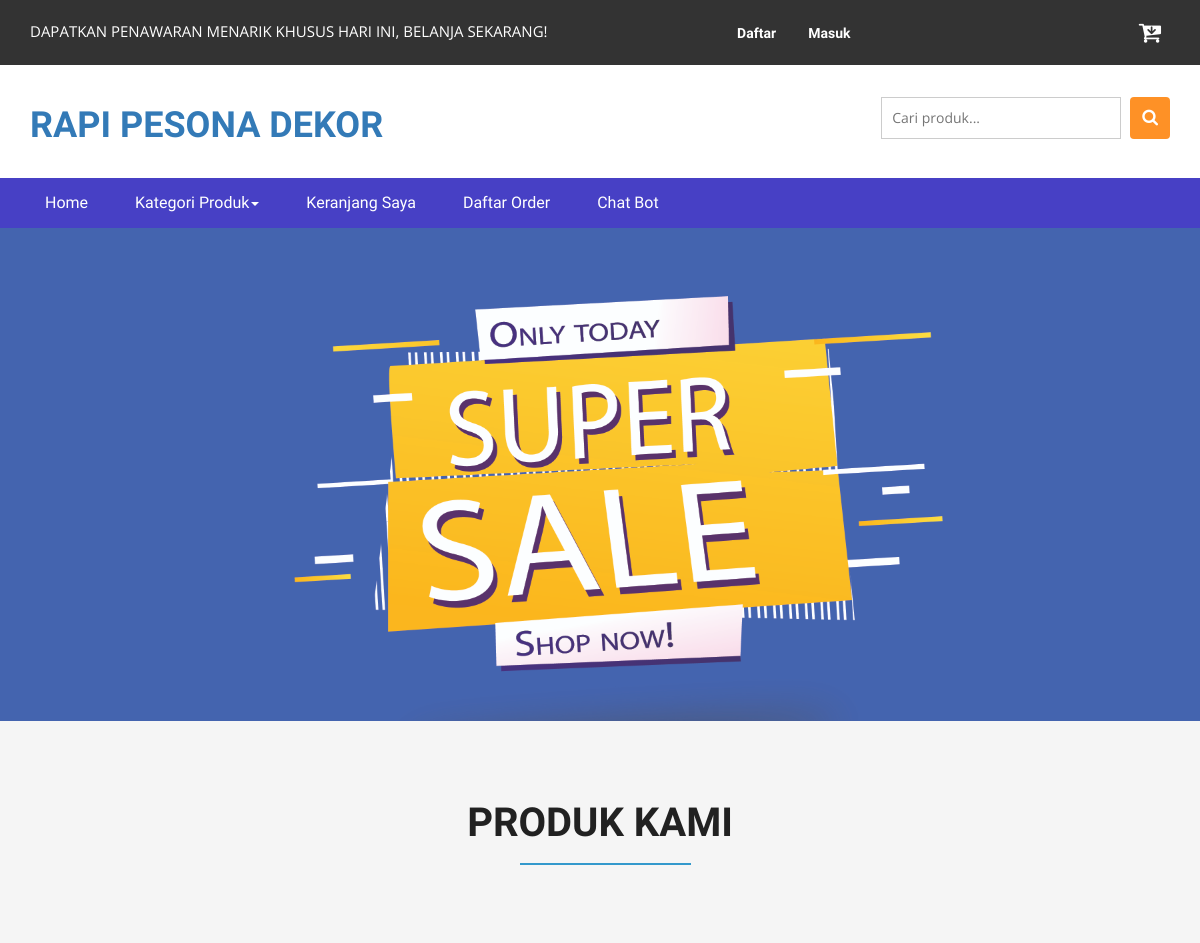
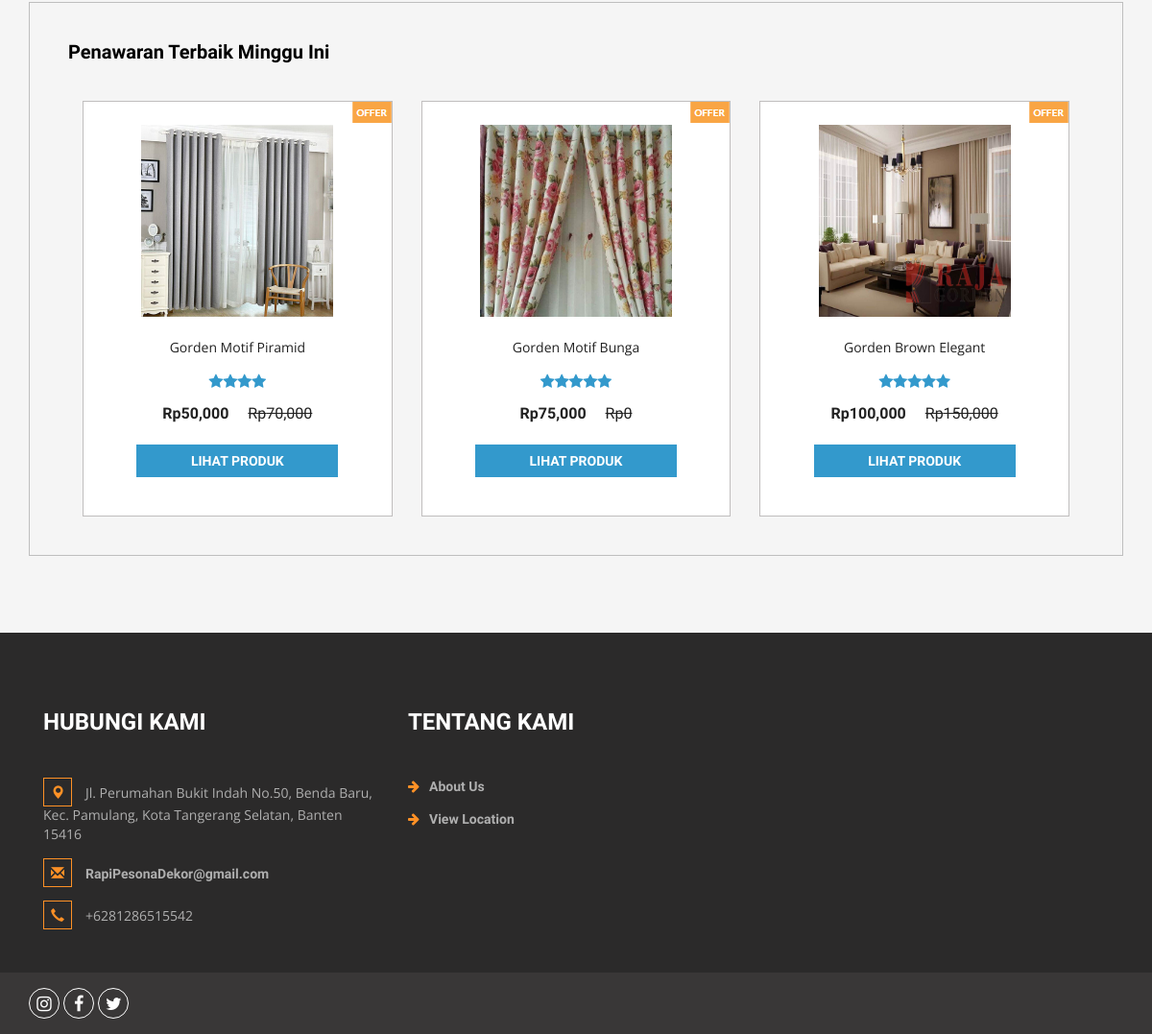
The page / on the database its author committed (2 pictures, top to bottom).
### tables this page shows
CREATE TABLE `produk` (
  `idproduk` int(11) NOT NULL,
  `idkategori` int(11) NOT NULL,
  `namaproduk` varchar(30) NOT NULL,
  `gambar` varchar(100) NOT NULL,
  `deskripsi` varchar(200) NOT NULL,
  `rate` int(11) NOT NULL,
  `hargabefore` int(11) NOT NULL,
  `hargaafter` int(11) NOT NULL,
  `tgldibuat` timestamp NOT NULL DEFAULT current_timestamp()
);

### index.php (the view, shortened to what this page needs)
<?php
include 'dbconnect.php';
?>
<!DOCTYPE html>
<html>
<head>
	<link href="css/bootstrap.css" rel="stylesheet" type="text/css" media="all" />
	<link href="css/style.css" rel="stylesheet" type="text/css" media="all" />
	<link href="css/font-awesome.css" rel="stylesheet">
</head>
<body>
	<div class="agileits_header">
		<div class="container">
			<div class="w3l_offers">
				<p>DAPATKAN PENAWARAN MENARIK KHUSUS HARI INI, BELANJA SEKARANG!</p>
			</div>
			<div class="agile-login">
				<ul>
					<?php
					if (!isset($_SESSION['log'])) {
						echo '
					<li><a href="registered.php"> Daftar</a></li>
					<li><a href="login.php">Masuk</a></li>
					';
					}
					?>
				</ul>
			</div>
			<div class="product_list_header">
				<a href="cart.php"><button class="w3view-cart" type="submit" name="submit" value=""><i class="fa fa-cart-arrow-down" aria-hidden="true"></i></button>
				</a>
			</div>
			<div class="clearfix"> </div>
		</div>
	</div>
	<div class="logo_products">
		<div class="container">
			<div class="w3ls_logo_products_left1">
				<ul class="phone_email">
					<h1><a href="index.php">RAPI PESONA DEKOR</a></h1>
				</ul>
			</div>
			<div class="w3l_search">
				<form action="search.php" method="post">
					<input type="search" name="Search" placeholder="Cari produk...">
					<button type="submit" class="btn btn-default search" aria-label="Left Align">
						<i class="fa fa-search" aria-hidden="true"> </i>
					</button>
				</form>
			</div>
			<div class="clearfix"> </div>
		</div>
	</div>
	<div class="navigation-agileits">
		<div class="container">
			<nav class="navbar navbar-default">
				<div class="collapse navbar-collapse" id="bs-megadropdown-tabs">
					<ul class="nav navbar-nav">
						<li class="active"><a href="index.php" class="act">Home</a></li>
						<li class="dropdown">
							<a href="#" class="dropdown-toggle" data-toggle="dropdown">Kategori Produk<b class="caret"></b></a>
						</li>
						<li><a href="cart.php">Keranjang Saya</a></li>
						<li><a href="daftarorder.php">Daftar Order</a></li>
						<li><a href="chatbot.php">Chat Bot</a></li>
					</ul>
				</div>
			</nav>
		</div>
	</div>
	<ul id="demo1">
		<li>
			<img src="images/slider.jpg" alt="" />
		</li>
	</ul>
	<div class="top-brands">
		<div class="container">
			<h2>Produk Kami</h2>
			<div class="grid_3 grid_5">
				<div class="bs-example bs-example-tabs" role="tabpanel" data-example-id="togglable-tabs">
					<div id="myTabContent" class="tab-content">
						<div role="tabpanel" class="tab-pane fade in active" id="expeditions" aria-labelledby="expeditions-tab">
							<div class="agile-tp">
								<h5>Penawaran Terbaik Minggu Ini
								</h5>
							</div>
							<div class="agile_top_brands_grids">
								<?php
								$brgs = mysqli_query($conn, "SELECT * from produk order by idproduk ASC");
								while ($p = mysqli_fetch_array($brgs)) {
								?>
									<div class="col-md-4 top_brand_left">
										<div class="hover14 column">
											<div class="agile_top_brand_left_grid">
												<div class="agile_top_brand_left_grid_pos">
													<img src="images/offer.png" alt=" " class="img-responsive" />
												</div>
												<div class="agile_top_brand_left_grid1">
													<figure>
														<div class="snipcart-item block">
															<div class="snipcart-thumb">
																<a href="product.php?idproduk=<?php echo $p['idproduk'] ?>"><img title=" " alt=" " src="<?php echo $p['gambar'] ?>" width="200px" height="200px" /></a>
																<p><?php echo $p['namaproduk'] ?></p>
																<div class="stars">
																	<?php
																	$rate = $p['rate'];
																	for ($n = 1; $n <= $rate; $n++) {
																		echo '<i class="fa fa-star blue-star" aria-hidden="true"></i>';
																	};
																	?>
																</div>
																<h4>Rp<?php echo number_format($p['hargaafter']) ?> <span>Rp<?php echo number_format($p['hargabefore']) ?></span></h4>
															</div>
															<div class="snipcart-details top_brand_home_details">
																<fieldset>
																	<a href="product.php?idproduk=<?php echo $p['idproduk'] ?>"><input type="submit" class="button" value="Lihat Produk" /></a>
																</fieldset>
															</div>
														</div>
													</figure>
												</div>
											</div>
										</div>
									</div>
								<?php
								}
								?>
							</div>
						</div>
					</div>
				</div>
			</div>
		</div>
	</div>
	<div class="footer">
		<div class="container">
			<div class="w3_footer_grids">
				<div class="col-md-4 w3_footer_grid">
					<h3>Hubungi Kami</h3>
					<ul class="address">
						<li><i class="glyphicon glyphicon-map-marker" aria-hidden="true"></i>Jl. Perumahan Bukit Indah No.50, Benda Baru, Kec. Pamulang, Kota Tangerang Selatan, Banten 15416</li>
						<li><i class="glyphicon glyphicon-envelope" aria-hidden="true"></i><a href="mailto:info@email">RapiPesonaDekor@gmail.com</a></li>
						<li><i class="glyphicon glyphicon-earphone" aria-hidden="true"></i>+6281286515542</li>
					</ul>
				</div>
				<div class="col-md-3 w3_footer_grid">
					<h3>Tentang Kami</h3>
					<ul class="info">
						<li><i class="fa fa-arrow-right" aria-hidden="true"></i><a href="about.html">About Us</a></li>
						<li><i class="fa fa-arrow-right" aria-hidden="true"></i><a href="about.html">View Location</a></li>
					</ul>
				</div>
				<div class="clearfix"> </div>
			</div>
		</div>
	</div>
	<div class="footer-botm">
		<div class="container">
			<div class="w3layouts-foot">
				<ul>
					<li><a href="https://www.instagram.com/rapipesonadecor/" class="w3_agile_instagram"><i class="fa fa-instagram" aria-hidden="true"></i></a></li>
					<li><a href="https://web.facebook.com/rapipesonadekor" class="w3_agile_facebook"><i class="fa fa-facebook" aria-hidden="true"></i></a></li>
					<li><a href="https://twitter.com/rapipesonadekor" class="agile_twitter"><i class="fa fa-twitter" aria-hidden="true"></i></a></li>
				</ul>
			</div>
		</div>
		<link href="css/skdslider.css" rel="stylesheet">
</body>
</html>

### css/skdslider.css (style rules this page uses)
.skdslider ul.slides { margin:0; padding:0; list-style-type:none; }
.skdslider ul.slides li { display: none; }
.skdslider ul.slides li img { width: 100%; border:0; }

### rows shown on the page
produk: gambar (picture), namaproduk "Gorden Motif Piramid", rate 4 (drawn), hargaafter "50,000", hargabefore "70,000"
produk: gambar (picture), namaproduk "Gorden Motif Bunga", rate 5 (drawn), hargaafter "75,000", hargabefore "0"
produk: gambar (picture), namaproduk "Gorden Brown Elegant", rate 5 (drawn), hargaafter "100,000", hargabefore "150,000"
